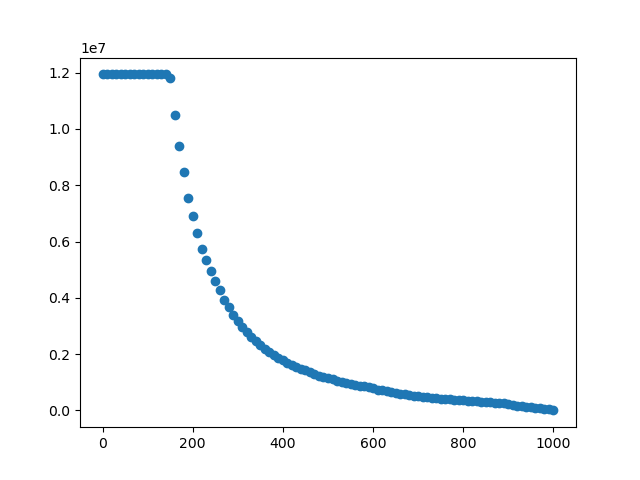

Generate this figure with Python:
import sys
import matplotlib.pyplot as plt


fname = sys.argv[1]

l = []
with open(fname, "r") as f:
	for line in f:
		l_line = line.strip().split("\t")
		l.append(int(l_line[2]))

l_cutoffs = []
l_ocurrencies = []

for cutoff in range(0, 1010, 10):
	l_cutoffs.append(cutoff)
	n_ocurrencies = 0
	for i in l:
		if i > cutoff:
			n_ocurrencies += 1
	l_ocurrencies.append(n_ocurrencies)

plt.scatter(l_cutoffs,l_ocurrencies)
plt.savefig('plotSTRINGvals.png')
plt.show()
